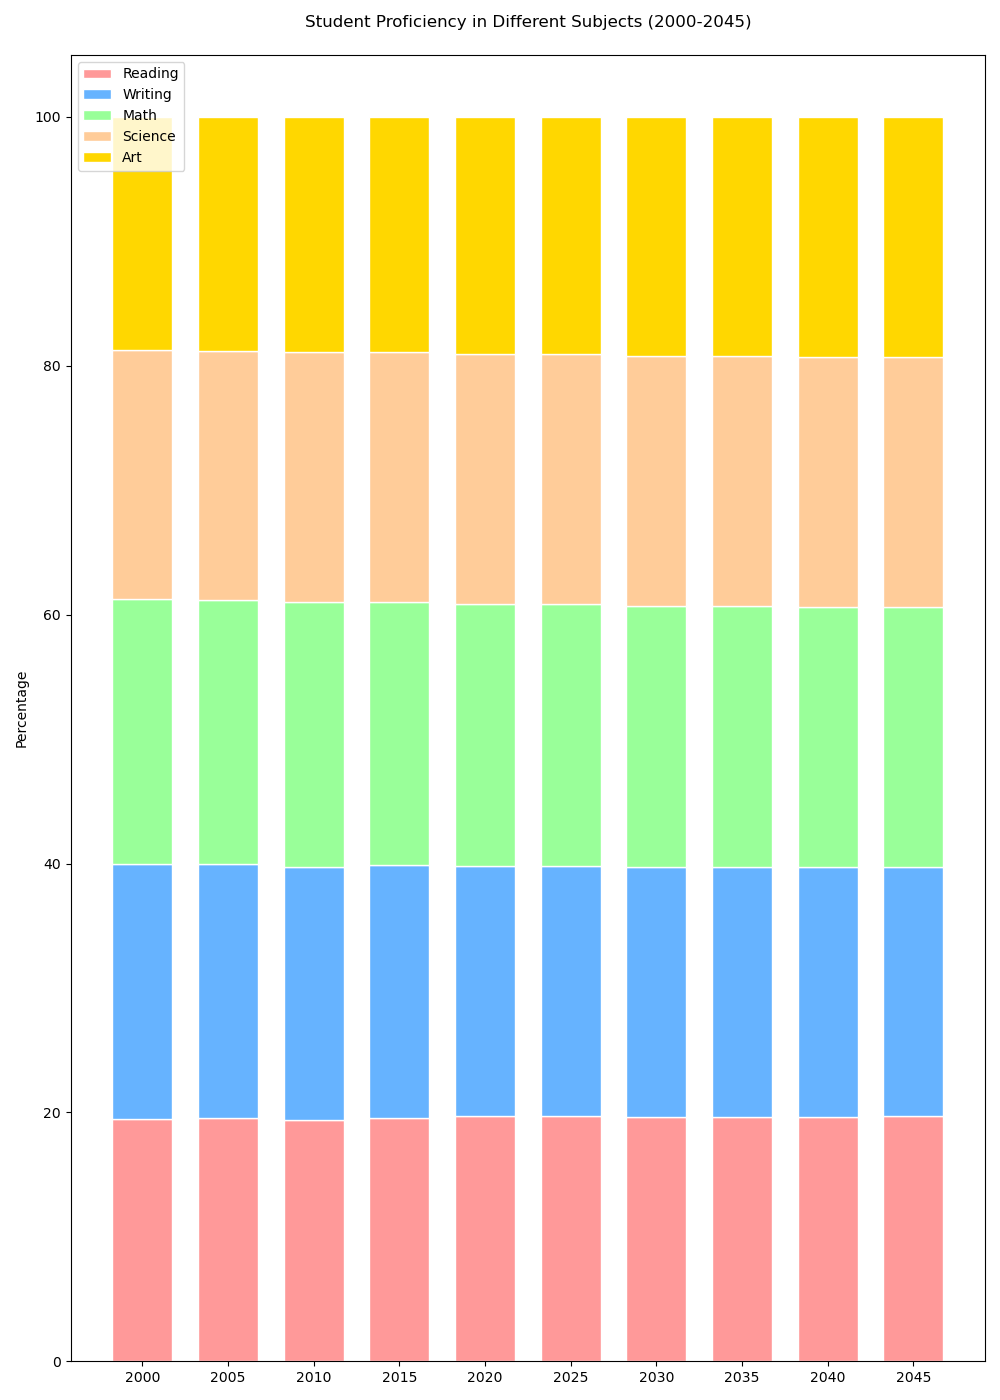

Generate this figure with Python:

import matplotlib.pyplot as plt
import numpy as np

# Data for the chart
labels = ['2000', '2005', '2010', '2015', '2020', '2025', '2030', '2035', '2040', '2045']
reading = np.array([78, 80, 82, 85, 88, 90, 92, 94, 96, 98])
writing = np.array([82, 84, 86, 88, 90, 92, 94, 96, 98, 100])
math = np.array([85, 87, 90, 92, 94, 96, 98, 100, 102, 104])
science = np.array([80, 82, 85, 87, 90, 92, 94, 96, 98, 100])
art = np.array([75, 77, 80, 82, 85, 87, 90, 92, 94, 96])

# Calculating percentage for stacked bar chart
total = reading + writing + math + science + art
reading_perc = reading / total * 100
writing_perc = writing / total * 100
math_perc = math / total * 100
science_perc = science / total * 100
art_perc = art / total * 100

# Plotting the data
fig, ax = plt.subplots(figsize=(10, 14))

bar_width = 0.7

bar1 = ax.bar(labels, reading_perc, color='#FF9999', edgecolor='white', width=bar_width)
bar2 = ax.bar(labels, writing_perc, bottom=reading_perc, color='#66B3FF', edgecolor='white', width=bar_width)
bar3 = ax.bar(labels, math_perc, bottom=reading_perc + writing_perc, color='#99FF99', edgecolor='white', width=bar_width)
bar4 = ax.bar(labels, science_perc, bottom=reading_perc + writing_perc + math_perc, color='#FFCC99', edgecolor='white', width=bar_width)
bar5 = ax.bar(labels, art_perc, bottom=reading_perc + writing_perc + math_perc + science_perc, color='#FFD700', edgecolor='white', width=bar_width)

# Adding labels and title
ax.set_ylabel('Percentage')
ax.set_title('Student Proficiency in Different Subjects (2000-2045)', pad=20)

# Adding legend
ax.legend((bar1, bar2, bar3, bar4, bar5), ('Reading', 'Writing', 'Math', 'Science', 'Art'), loc='upper left')

# Display the plot
plt.tight_layout()
plt.show()
